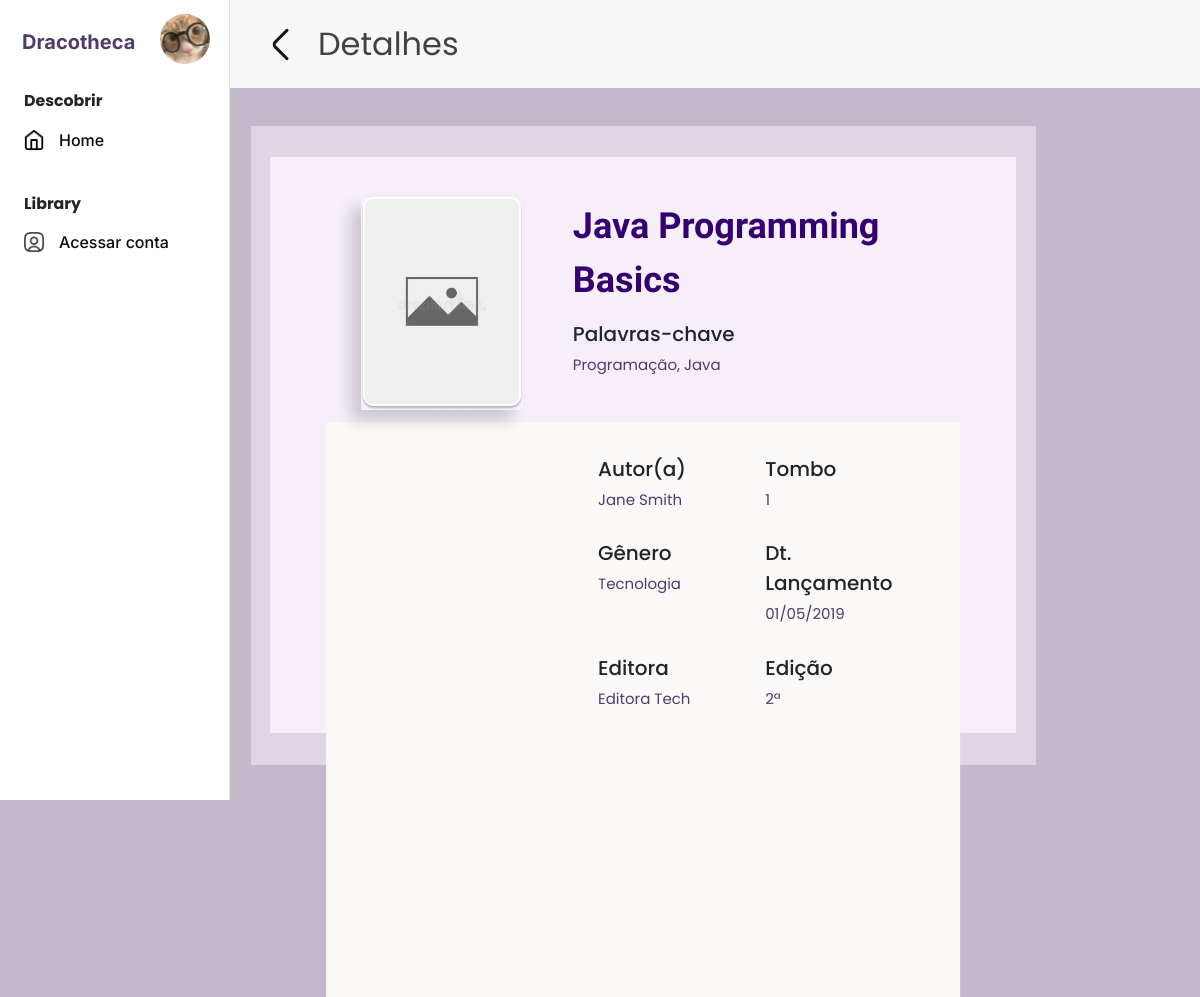
Screenshot of /detalhesLivro.php?id=1 with the database file from the repository.
### tables this page shows
CREATE TABLE `livro` (
  `TOMBO_LIV` INT NOT NULL PRIMARY KEY AUTO_INCREMENT,
  `PALAVCHAVE_LIV` VARCHAR(255) NOT NULL,
  `DISPON_LIV` CHAR(20) NOT NULL,
  `STATUS_LIV` CHAR(10) NOT NULL,
  `TITULO_LIV` VARCHAR(50) NOT NULL,
  `DTAQUISICAO_LIV` DATE NOT NULL,
  `TPAQUISICAO_LIV` CHAR(1) NOT NULL,
  `FORNECEDOR_LIV` VARCHAR(50) NOT NULL,
  `VALOR_LIV` DECIMAL(6,2) NOT NULL,
  `GENERO_LIV` VARCHAR(30) NOT NULL,
  `AUTOR_LIV` VARCHAR(70) NOT NULL,
  `EDICAO_LIV` VARCHAR(20) NOT NULL,
  `EDITORA_LIV` VARCHAR(50) NOT NULL,
  `DTLANCAM_LIV` DATE NOT NULL,
  `COMPLEM_LIV` VARCHAR(100) DEFAULT NULL,
  `CURSO_LIV` VARCHAR(50) DEFAULT NULL,
  `OBS_LIV` VARCHAR(100) DEFAULT NULL,
  `FOTO_LIV` VARCHAR(100) DEFAULT NULL
);

### detalhesLivro.php (the view, shortened to what this page needs)
<!DOCTYPE html>
<html lang="pt-br">
<head>
    <link rel="stylesheet" href="https://cdnjs.cloudflare.com/ajax/libs/font-awesome/6.6.0/css/all.min.css" />
    <link rel="stylesheet" href="./src/css/bootstrap.min.css">
    <link rel="stylesheet" href="./src/css/detalhesLivro.css">
    <?php
    include 'conecta_DB.php';
    $id = $_GET['id'];
    $query = "SELECT * FROM livro WHERE TOMBO_LIV = ?";
    $stmt = mysqli_prepare($conn, $query);
    mysqli_stmt_bind_param($stmt, "i", $id);
    mysqli_stmt_execute($stmt);
    $result = mysqli_stmt_get_result($stmt);
    $livro = mysqli_fetch_assoc($result);
    ?>
</head>
<body>
    <nav class="navbar" id="sidebar">
        <?php include "sidebar.php"; ?>
    </nav>
    <div class="container-detalhes">
        <div class="titulo">
            <button type="button" class="voltar" onclick="history.back()">
                <img src="./src/img/icons/retornar.png" alt="voltar">
            </button>
            <h1>Detalhes</h1>
        </div>
        <div class="background1">
            <div class="background2">
                <div class="background3">
                    <div class="container">
                        <div class="row esp">
                            <div class="col">
                                <h3>Autor(a)</h3>
                                <p><?php echo htmlspecialchars($livro['AUTOR_LIV']); ?></p>
                            </div>
                            <div class="col">
                                <h3>Tombo</h3>
                                <p><?php echo htmlspecialchars($livro['TOMBO_LIV']); ?></p>
                            </div>
                        </div>
                        <div class="row esp">
                            <div class="col">
                                <h3>Gênero</h3>
                                <p><?php echo htmlspecialchars($livro['GENERO_LIV']); ?></p>
                            </div>
                            <div class="col">
                                <h3>Dt. Lançamento</h3>
                                <p><?php echo date('d/m/Y', strtotime($livro['DTLANCAM_LIV']));; ?></p>
                            </div>
                        </div>
                        <div class="row esp">
                            <div class="col">
                                <h3>Editora</h3>
                                <p><?php echo htmlspecialchars($livro['EDITORA_LIV']); ?></p>
                            </div>
                            <div class="col">
                                <h3>Edição</h3>
                                <p><?php echo htmlspecialchars($livro['EDICAO_LIV']); ?></p>
                            </div>
                        </div>
                    </div>
                </div>
                <img id="imgPreview" src="<?php echo !empty($livro['FOTO_LIV']) && $livro['FOTO_LIV'] != './src/img/books/capa.png' && file_exists('./src/img/books/' . $livro['FOTO_LIV']) ? './src/img/books/' . $livro['FOTO_LIV'] : './src/img/books/capa.png'; ?>" class="capa" alt="capa">
                <div class="content">
                    <h2><?php echo trim($livro['TITULO_LIV']); ?></h2>
                    <h3>Palavras-chave</h3>
                    <p><?php echo trim($livro['PALAVCHAVE_LIV']); ?></p>
                </div>
            </div>
        </div>
    </div>
</body>
</html>

### src/css/detalhesLivro.css (style rules this page uses)
* { margin: 0; padding: 0; box-sizing: border-box; font-family: 'Poppins', sans-serif; }
body { display: flex; min-height: 100vh; background-color: #C4B9CA !important; }
.titulo { display: flex; align-items: center; font-family: "Kalam", cursive; font-weight: 400; color: #464040; position: fixed; top: 0; left: 230px; width: calc(100% - 230px); background-color: #F7F7F7; padding: 20px 30px; z-index: 2; border-bottom: 0px hidden; }
.voltar { display: flex; align-items: center; background-color: transparent; border: none; padding: 0; margin-right: 15px; }
.titulo h1 { font-family: Poppins; margin: 0px; }
.container-detalhes { display: flex; justify-content: center; align-items: center; min-height: calc(100vh - 100px); padding-top: 90px; margin-left: 230px; }
.background1 { display: flex; justify-content: center; align-items: center; width: 95%; height: 90%; background-color: #DFD6E4; }
.background2 { position: relative; width: 95%; height: 90%; background-color: #F6EFF9; display: flex; justify-content: center; align-items: flex-start; gap: 20px; padding: 20px; overflow: visible; z-index: 0; }
.background3 { position: absolute; width: 85%; height: 100%; top: 50%; left: 50%; transform: translateX(-50%); background-color: #FBF9F7; z-index: -1; }
.container { position: relative; width: 60%; height: 100%; padding: 20px; display: flex; flex-direction: column; margin-left: 35%; }
.capa { z-index: 1; width: 23%; height: auto; margin-top: 20px; box-shadow: -10px 10px 15px rgba(0, 0, 0, 0.178); }
.content { display: flex; flex-direction: column; justify-content: center; width: 50%; margin-left: 30px; z-index: 1; }
h2 { margin-top: 22px; font-size: 40px; font-family: "Kalam", cursive; color: #350070; flex-wrap: wrap; }
h3 { margin-top: 14px; font-weight: 500; font-size: 21px; }
p { margin-top: 5px; color: #513A6C; }
.row { margin-bottom: 15px; }
.esp { margin-left: 18px; }
@media screen and (min-height: 780px) { h3 { margin-top: 26px; } }
@media screen and (min-height: 780px) { .background3 { top: 46%; } }
@media screen and (max-width: 1340px) { h2 { font-size: 36px; } }
@media screen and (max-width: 1340px) { h3 { margin-top: 12px; font-size: 20px; } }
@media screen and (max-width: 1340px) { p { font-size: 15px; } }

### src/css/index.css (style rules this page uses)
* { margin: 0; padding: 0; box-sizing: border-box; font-family: 'Poppins', sans-serif; }
body { display: flex; min-height: 100vh; background-color: #ffffff; }
h1 { font-family: "Kalam", cursive; font-weight: 400; color: #464040; }
#sidebar { position: fixed; margin: 0; width: 230px; height: 100vh; display: flex; flex-direction: column; justify-content: space-between; background-color: #ffffff; border-right: 1px solid #E0E0E0; z-index: 1000; overflow-y: auto; }

### rows the page displays
livro: AUTOR_LIV "Jane Smith", TOMBO_LIV "1", GENERO_LIV "Tecnologia", DTLANCAM_LIV "01/05/2019", EDITORA_LIV "Editora Tech", EDICAO_LIV "2ª", TITULO_LIV "Java Programming Basics", PALAVCHAVE_LIV "Programação, Java"
